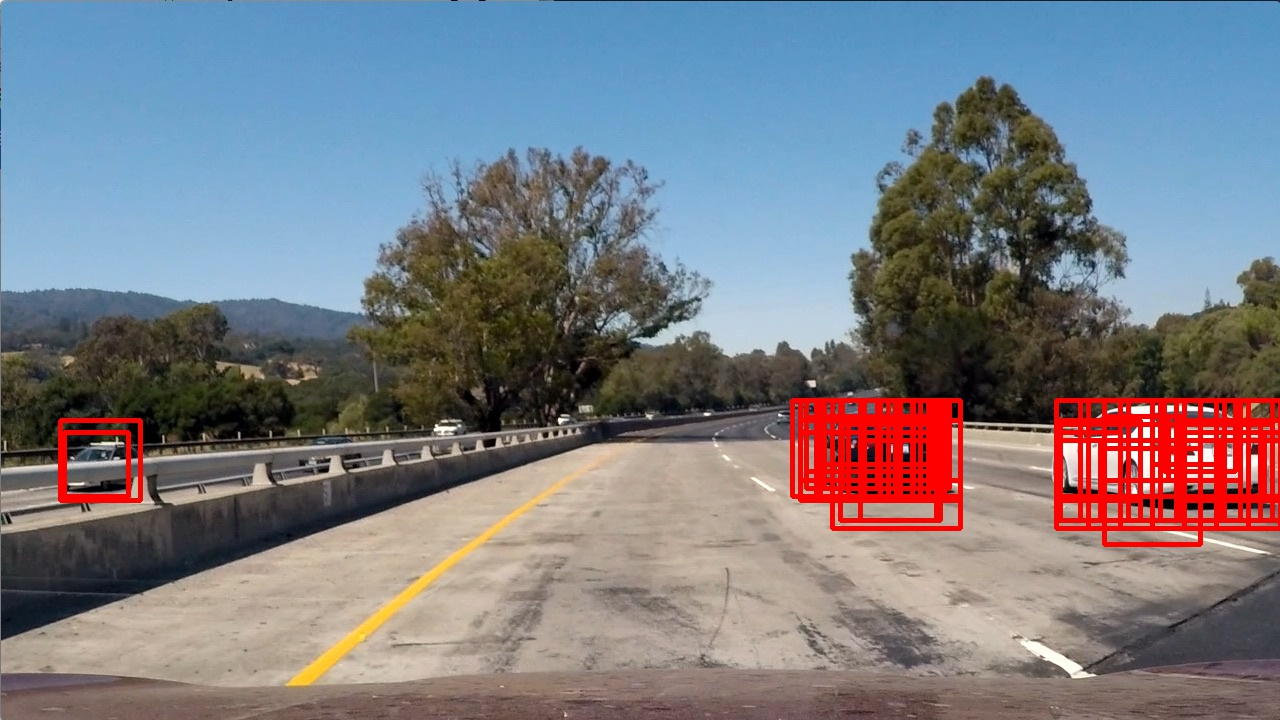
#> input picture example_images/test1_found.jpg, 1280 x 720 px
$ python -i feature_tools.py   (imports and definitions only)   (older library calls are emulated)
#> lines starting #> are read from the running program, lines starting #| are printed output that depends on the picture
import numpy as np
import cv2
from skimage.feature import hog


""" Utility functions to get feature from image """


def convert_color(img, color_space):
    """ Precondition: img is RGB format """
    if color_space == 'RGB':
        return img
    elif color_space == 'BGR':
        return cv2.cvtColor(img, cv2.COLOR_RGB2BGR)
    elif color_space == 'HSV':
        return cv2.cvtColor(img, cv2.COLOR_RGB2HSV)
    elif color_space == 'LUV':
        return cv2.cvtColor(img, cv2.COLOR_RGB2LUV)
    elif color_space == 'HLS':
        return cv2.cvtColor(img, cv2.COLOR_RGB2HLS)
    elif color_space == 'YUV':
        return cv2.cvtColor(img, cv2.COLOR_RGB2YUV)
    elif color_space == 'YCrCb':
        return cv2.cvtColor(img, cv2.COLOR_RGB2YCrCb)
    else:
        print('unknown color space: ', color_space)
        return None


def get_hog_features(img, orient, pix_per_cell, cell_per_block,
                     vis=False, feature_vec=True):
    # Call with two outputs if vis==True
    if vis is True:
        features, hog_image = hog(img, orientations=orient,
                                  pixels_per_cell=(pix_per_cell, pix_per_cell),
                                  cells_per_block=(cell_per_block, cell_per_block),
                                  block_norm='L2-Hys',
                                  transform_sqrt=False,
                                  visualise=vis, feature_vector=feature_vec)
        return features, hog_image
    # Otherwise call with one output
    else:
        features = hog(img, orientations=orient,
                       pixels_per_cell=(pix_per_cell, pix_per_cell),
                       cells_per_block=(cell_per_block, cell_per_block),
                       block_norm='L2-Hys',
                       transform_sqrt=False,
                       visualise=vis, feature_vector=feature_vec)
        return features


def bin_spatial(img, size=(32, 32)):
    color1 = cv2.resize(img[:, :, 0], size).ravel()
    color2 = cv2.resize(img[:, :, 1], size).ravel()
    color3 = cv2.resize(img[:, :, 2], size).ravel()
    return np.hstack((color1, color2, color3))


def color_hist(img, nbins=32):   # bins_range=(0, 256)
    # Compute the histogram of the color channels separately
    channel1_hist = np.histogram(img[:, :, 0], bins=nbins)
    channel2_hist = np.histogram(img[:, :, 1], bins=nbins)
    channel3_hist = np.histogram(img[:, :, 2], bins=nbins)
    # Concatenate the histograms into a single feature vector
    hist_features = np.concatenate((channel1_hist[0], channel2_hist[0], channel3_hist[0]))
    # Return the individual histograms, bin_centers and feature vector
    return hist_features


# Define a function to extract features from a single image window
# This function is very similar to extract_features()
# just for a single image rather than list of images
def single_img_features(img_path, color_space='RGB', spatial_size=(32, 32),
                        hist_bins=32, orient=9,
                        pix_per_cell=8, cell_per_block=2, hog_channel=0,
                        spatial_feat=True, hist_feat=True, hog_feat=True):
#> called with img_path = 'example_images/test1_found.jpg', color_space = 'RGB', spatial_size = (32, 32), hist_bins = 32, orient = 9, pix_per_cell = 8, cell_per_block = 2, hog_channel = 0
    img_features = []
    # Read in each one by one
    # image = mpimg.imread(file)
    image = cv2.imread(img_path)  # Use cv2 to get [0, 255] range in any format
#> image is the input picture: shape (720, 1280, 3); mean B, G, R 130.7, 123.7, 123
    image = cv2.cvtColor(image, cv2.COLOR_BGR2RGB)
    feature_image = convert_color(image, color_space)

    if spatial_feat is True:
        spatial_features = bin_spatial(feature_image, size=spatial_size)
#> in bin_spatial, `color1 = cv2.resize(img[:, :, 0], size).ravel()`: color1 = 1024 values, max 255 at index 873, min 1 at index 582, mean 124.2
#> in bin_spatial, `color2 = cv2.resize(img[:, :, 1], size).ravel()`: color2 = 1024 values, max 253 at index 954, min 0 at index 599, mean 121.3
#> in bin_spatial, `color3 = cv2.resize(img[:, :, 2], size).ravel()`: color3 = 1024 values, max 240 at index 954, min 0 at index 582, mean 128.5
#> spatial_features = 3072 values, max 255 at index 873, min 0 at index 1623, mean 124.7
        img_features.append(spatial_features)
    if hist_feat is True:
        # Apply color_hist()
        hist_features = color_hist(feature_image, nbins=hist_bins)
#> in color_hist, `hist_features = np.concatenate((channel1_hist[0], channel2_hist[0], ch..`: hist_features = 96 values, max 110917 at index 89, min 318 at index 95, mean 28800
        img_features.append(hist_features)
    if hog_feat is True:
        # Call get_hog_features() with vis=False, feature_vec=True
        if hog_channel == 'ALL':
            hog_features = []
            for channel in range(feature_image.shape[2]):
                hog_features.append(get_hog_features(feature_image[:, :, channel],
                                    orient, pix_per_cell, cell_per_block,
                                    vis=False, feature_vec=True))
            hog_features = np.ravel(hog_features)
        else:
            hog_features = get_hog_features(feature_image[:, :, hog_channel], orient,
                                            pix_per_cell, cell_per_block, vis=False, feature_vec=True)
#> in get_hog_features, `features = hog(img, orientations=orient, pixels_per_cell=(pix_per_cell..`:
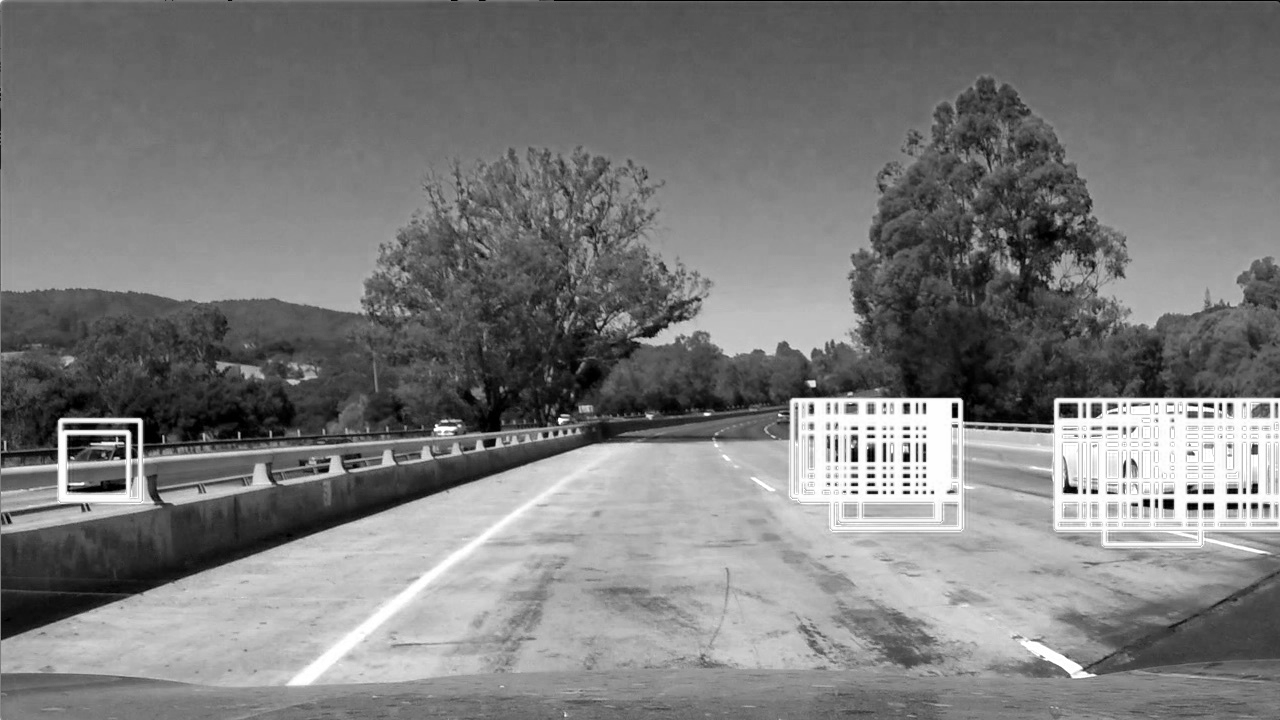
#> img: shape (720, 1280); min 0, max 255, mean 123
        # Append the new feature vector to the features list
        img_features.append(hog_features)
    return np.concatenate(img_features)


# Define a function to extract features from a list of images
# Have this function call bin_spatial() and color_hist()
# [60 lines left out: functions extract_features, slide_window, not called in this run]

>>> result = single_img_features('example_images/test1_found.jpg')

$ run again, on example_images/test3_found.jpg
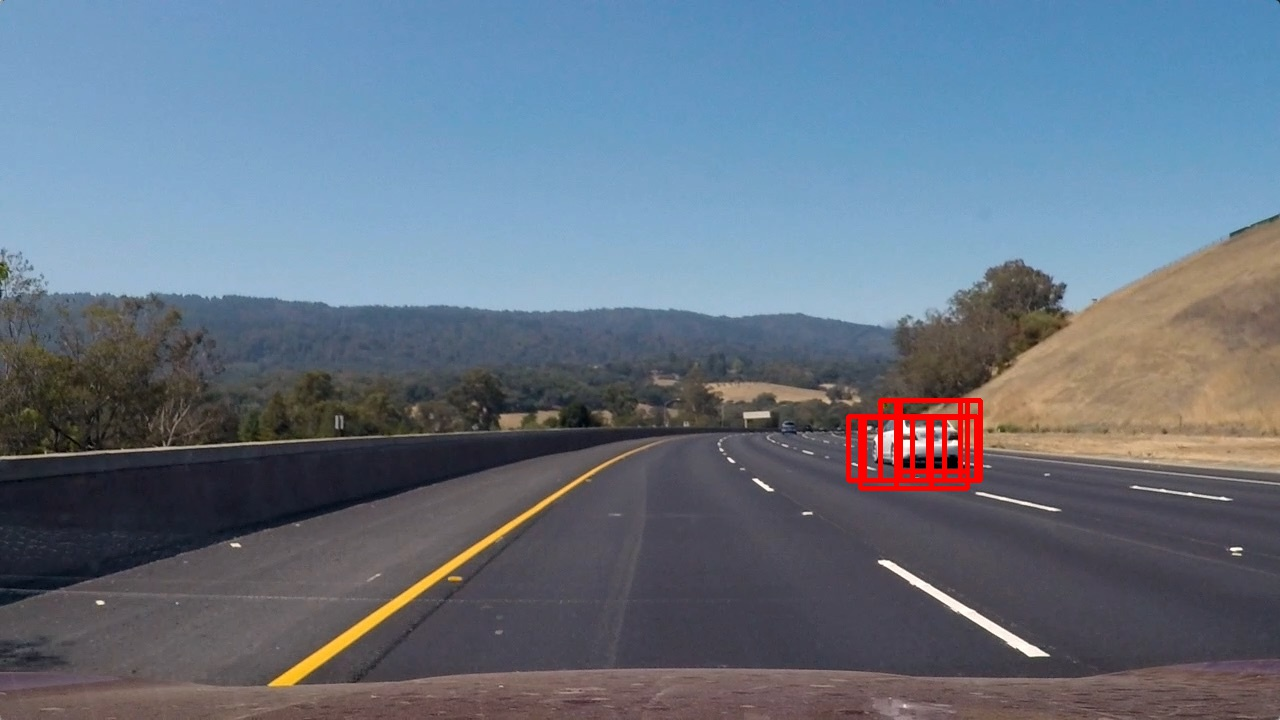
#> input picture example_images/test3_found.jpg, 1280 x 720 px
#> in single_img_features, image is the input picture: shape (720, 1280, 3); mean B, G, R 129.9, 114.5, 102.1
#> color1 = 1024 values, max 255 at index 904, min 12 at index 801, mean 102.8
#> color2 = 1024 values, max 248 at index 822, min 1 at index 598, mean 114.3
#> color3 = 1024 values, max 240 at index 822, min 0 at index 597, mean 129.7
#> spatial_features = 3072 values, max 255 at index 904, min 0 at index 2645, mean 115.6
#> in color_hist, `hist_features = np.concatenate((channel1_hist[0], channel2_hist[0], ch..`: hist_features = 96 values, max 140615 at index 89, min 118 at index 95, mean 28800
#> in get_hog_features, `features = hog(img, orientations=orient, pixels_per_cell=(pix_per_cell..`:
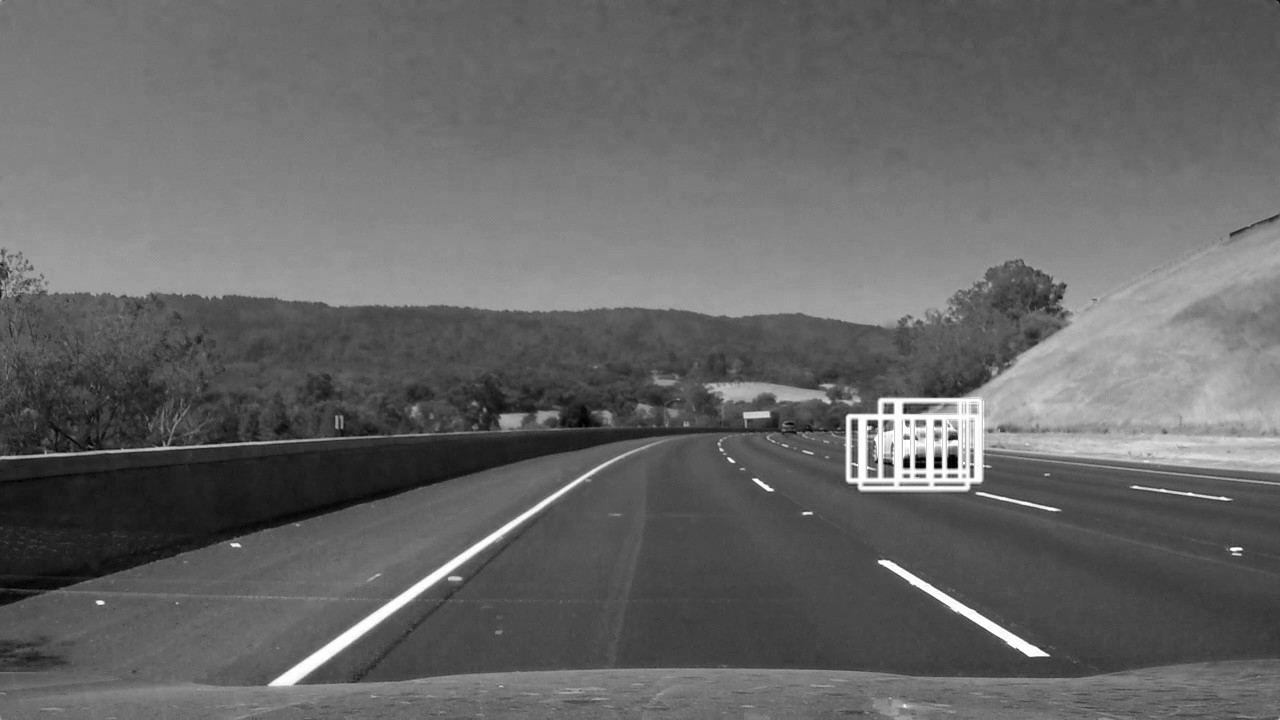
#> img: shape (720, 1280); min 0, max 255, mean 102.1

$ run again, on example_images/test4_found.jpg
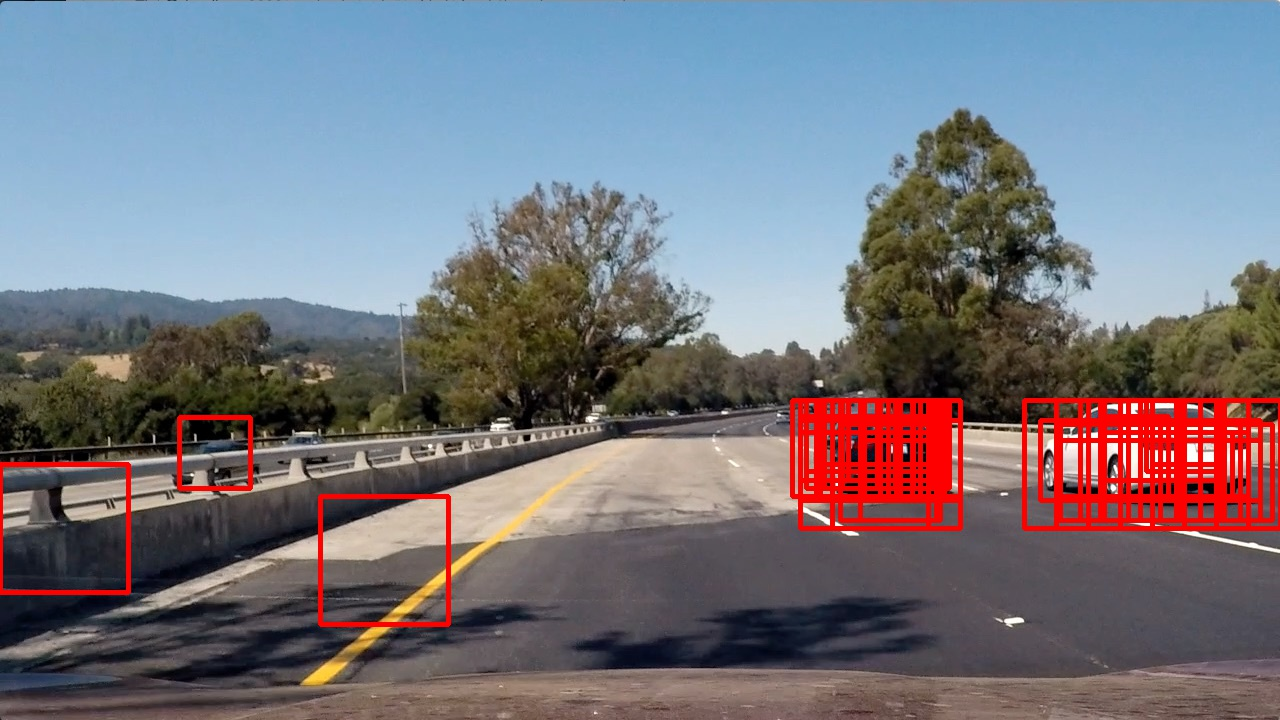
#> input picture example_images/test4_found.jpg, 1280 x 720 px
#> in single_img_features, image is the input picture: shape (720, 1280, 3); mean B, G, R 126, 117.8, 118.8
#> color1 = 1024 values, max 254 at index 599, min 1 at index 567, mean 120.4
#> color2 = 1024 values, max 251 at index 889, min 0 at index 567, mean 116.3
#> color3 = 1024 values, max 248 at index 889, min 0 at index 598, mean 124.7
#> spatial_features = 3072 values, max 254 at index 599, min 0 at index 1591, mean 120.5
#> in color_hist, `hist_features = np.concatenate((channel1_hist[0], channel2_hist[0], ch..`: hist_features = 96 values, max 115690 at index 90, min 423 at index 61, mean 28800
#> in get_hog_features, `features = hog(img, orientations=orient, pixels_per_cell=(pix_per_cell..`:
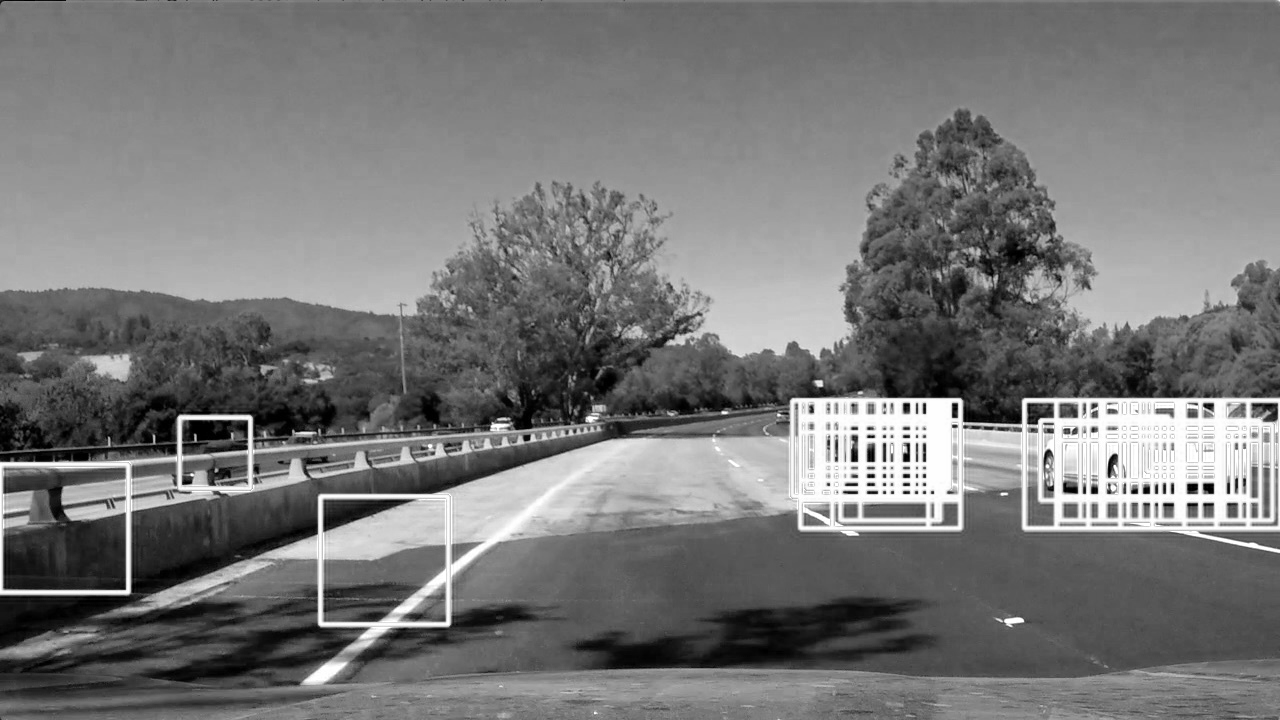
#> img: shape (720, 1280); min 0, max 255, mean 118.8
